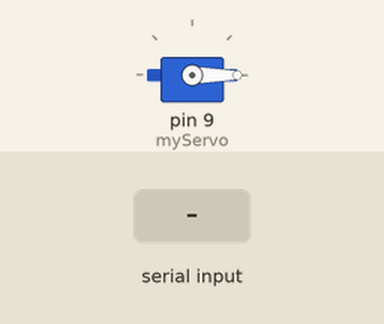
This sketch was run on a simulated Arduino Uno, built with avr-gcc and run on an emulated ATmega328P. Parts: servo. The inputs (shaded band) are chosen by the test bench.

Above: at 1.7 s.
1.8 s: "30,150\n" received over Serial
At 3.31 s:
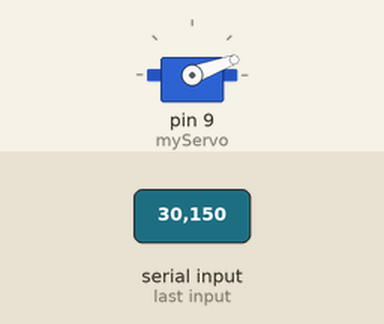
At 4.31 s:
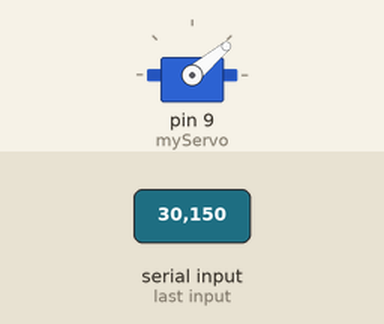
Timing chart, 0 to 19.8 s (numbered marks = the images above; inputs shaded):
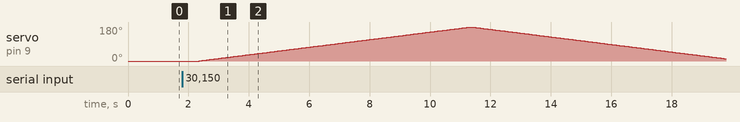

The sketch:

sketch_dec15a.ino
```cpp
#include <Servo.h>

//Servo, responsable for controlling Servo Hardware
Servo myServo;
//Angle, responsable for the actual angle on Servo
int angle = 0;
const short MAX_ANGLE = 180;
const short MIN_ANGLE = 0;
char str[20];

enum COMMAND_OPTION {NO_VALUE = 0, INCREASE, DECREASE, INCREASE_DECREASE};

//Initialize Servo on pin 9
//Put Servo in position 0
//wait 0,5 secs
//Initialize Serial for reading
void setup() {
  myServo.attach(9);
  moveServo(0);
  delay(500);
  Serial.begin(9600);
}

//Move Servo with the angle variavel informed.
void moveServo(int angle) {
  if (angle < MIN_ANGLE || angle > MAX_ANGLE) return;
  myServo.write(angle);
}

void loop() {
  str[0] = getCommand();
  switch (atoi(str)) {
    case INCREASE: angle += 5;
      break;
    case DECREASE: angle -= 5;
      break;
    case INCREASE_DECREASE: testServo();
      return;
    case NO_VALUE:
    default:
      return;
  }
  moveServo(angle);
}

char getCommand() {
  return Serial.available() > 0 ? Serial.read() : '0';
}

void testServo() {
  angle = 0;
  moveServo(0);
  delay(500);
  loopTestServo(MIN_ANGLE, MAX_ANGLE + 1, 1);
  loopTestServo(MAX_ANGLE, MIN_ANGLE - 1, -1);
}

void loopTestServo(int ini, int fim, int inc) {
  for (; ini != fim;  ini += inc) {
    moveServo(ini); // Comando para angulo específico
    delay(50);
  }
}
```

Measured:
- after the input at 1.8 s, servo on pin 9 (myServo): rises from 0° to 180° in 9.0 s, then falls to 12° in 8.5 s
